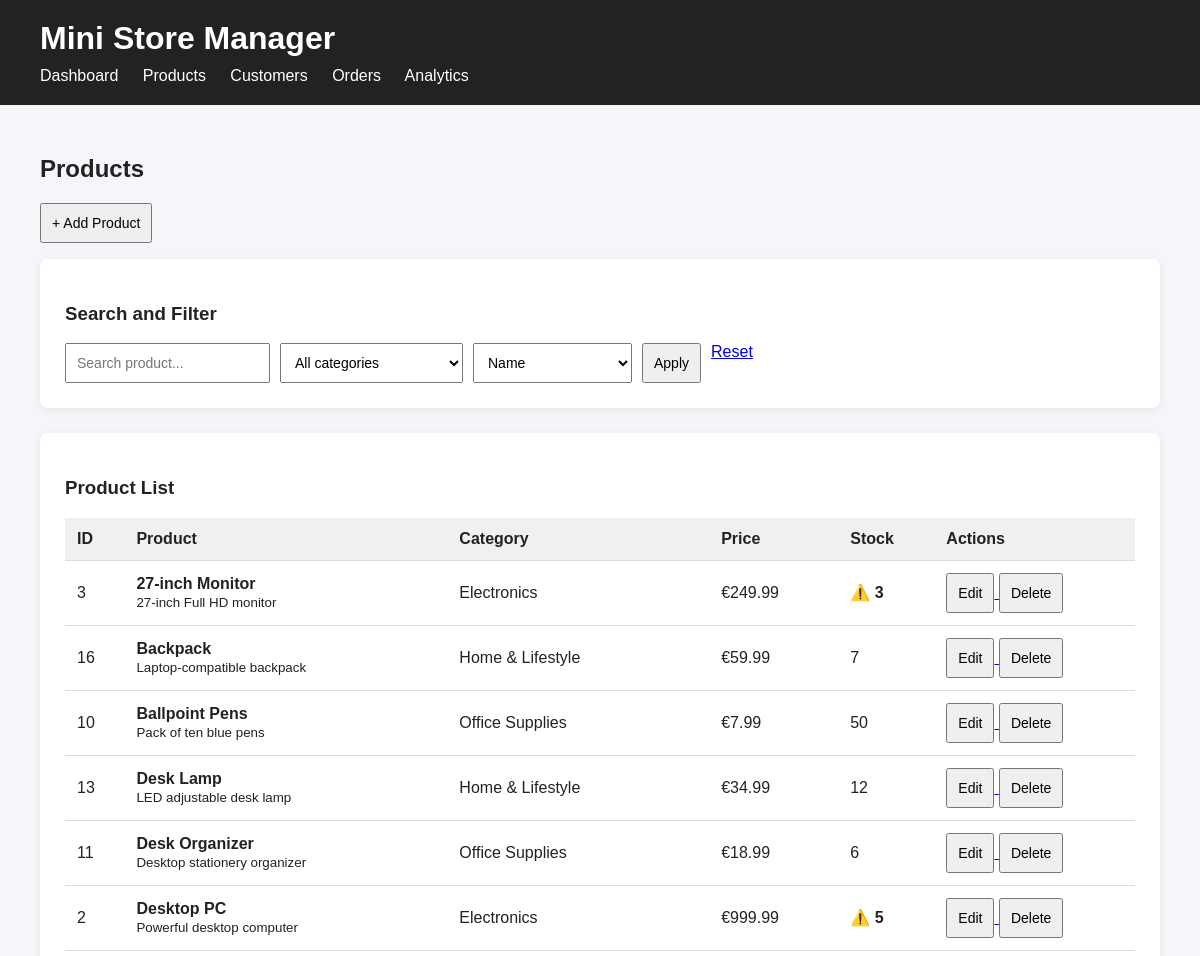
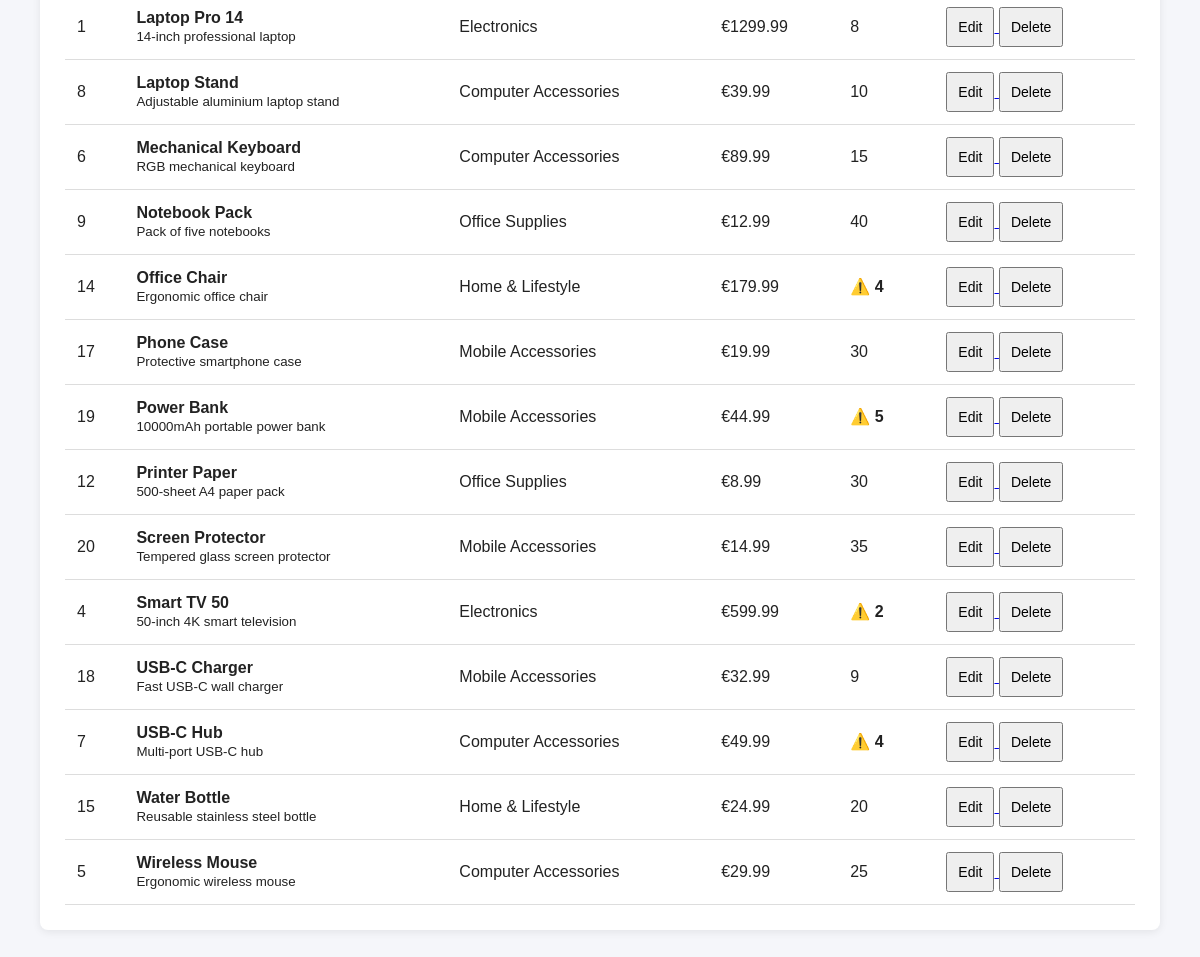
Screenshot of /products/ with the database file from the repository (2 pictures, top to bottom).
### tables this page shows
CREATE TABLE products (
    product_id INTEGER PRIMARY KEY AUTOINCREMENT,
    category_id INTEGER NOT NULL,
    name TEXT NOT NULL,
    description TEXT,
    price REAL NOT NULL CHECK (price >= 0),
    stock INTEGER NOT NULL DEFAULT 0 CHECK (stock >= 0),

    FOREIGN KEY (category_id)
        REFERENCES categories(category_id)
);

CREATE TABLE categories (
    category_id INTEGER PRIMARY KEY AUTOINCREMENT,
    name TEXT NOT NULL UNIQUE
);

### src/routes/products.py (the view)
@products_bp.route("/")
def product_list():
    connection = get_db_connection()
    search = request.args.get("search", "").strip()
    category_id = request.args.get("category_id", "")
    sort = request.args.get("sort", "name")
    query = """
        SELECT
            p.product_id,
            p.name,
            p.description,
            p.price,
            p.stock,
            c.name AS category_name
        FROM products p
        JOIN categories c
            ON p.category_id = c.category_id
        WHERE 1 = 1
    """
    parameters = []
    if search:
        query += " AND p.name LIKE ?"
        parameters.append(f"%{search}%")
    if category_id:
        query += " AND p.category_id = ?"
        parameters.append(category_id)
    allowed_sorts = {
        "name": "p.name ASC",
        "price_asc": "p.price ASC",
        "price_desc": "p.price DESC",
        "stock_asc": "p.stock ASC",
        "stock_desc": "p.stock DESC"
    }
    query += " ORDER BY " + allowed_sorts.get(sort, "p.name ASC")
    products = connection.execute(query, parameters).fetchall()
    categories = connection.execute(
        """
        SELECT category_id, name
        FROM categories
        ORDER BY name
        """
    ).fetchall()
    connection.close()
    return render_template(
        "products.html",
        products=products,
        categories=categories,
        search=search,
        selected_category=category_id,
        selected_sort=sort
    )

### src/database.py (called while the page is built)
def get_db_connection():
    connection = sqlite3.connect(DATABASE_PATH)
    connection.row_factory = sqlite3.Row
    connection.execute("PRAGMA foreign_keys = ON")
    return connection

### src/templates/products.html (shortened to what this page needs)
<!DOCTYPE html>
<html lang="en">
<head>
</head>
<body>
<header>
    <h1>Mini Store Manager</h1>
    <nav>
        <a href="/">Dashboard</a>
        <a href="/products/">Products</a>
        <a href="/customers">Customers</a>
        <a href="/orders">Orders</a>
        <a href="/analytics">Analytics</a>
    </nav>
</header>
<main>
    <h2>Products</h2>
    <p>
        <a href="{{ url_for('products.create_product') }}">
            <button type="button">+ Add Product</button>
        </a>
    </p>
    <div class="section">
        <h3>Search and Filter</h3>
        <form method="GET" action="/products/">
            <div class="filters">
                <input
                    type="text"
                    name="search"
                    placeholder="Search product..."
                    value="{{ search }}"
                >
                <select name="category_id">
                    <option value="">All categories</option>
                </select>
                <select name="sort">
                    <option value="name"
                        {% if selected_sort == "name" %}selected{% endif %}>
                        Name
                    </option>
                </select>
                <button type="submit">
                    Apply
                </button>
                <a href="/products/">
                    Reset
                </a>
            </div>
        </form>
    </div>
    <div class="section">
        <h3>Product List</h3>
        <table>
            <thead>
                <tr>
                    <th>ID</th>
                    <th>Product</th>
                    <th>Category</th>
                    <th>Price</th>
                    <th>Stock</th>
                    <th>Actions</th>
                </tr>
            </thead>
            <tbody>
                {% for product in products %}
                <tr>
                    <td>
                        {{ product["product_id"] }}
                    </td>
                    <td>
                        <strong>{{ product["name"] }}</strong>
                        {% if product["description"] %}
                            <br>
                            <small>
                                {{ product["description"] }}
                            </small>
                        {% endif %}
                    </td>
                    <td>
                        {{ product["category_name"] }}
                    </td>
                    <td>
                        €{{ "%.2f"|format(product["price"]) }}
                    </td>
                    <td>
                        {% if product["stock"] <= 5 %}
                            <span class="low-stock">
                                ⚠️ {{ product["stock"] }}
                            </span>
                        {% else %}
                            {{ product["stock"] }}
                        {% endif %}
                    </td>
                    <td>
                        <a href="{{ url_for('products.edit_product', product_id=product.product_id) }}">
                            <button type="button">Edit</button>
                        </a>
                        <form
    method="POST"
    action="{{ url_for('products.delete_product', product_id=product.product_id) }}"
    style="display: inline;"
    onsubmit="return confirm('Are you sure you want to delete this product?');"
>
    <button type="submit">Delete</button>
</form>
                    </td>
                </tr>
                {% else %}
                <tr>
                    <td colspan="6" class="empty">
                        No products found.
                    </td>
                </tr>
                {% endfor %}
            </tbody>
        </table>
    </div>
</main>
</body>
</html>

### src/templates/products.html (style rules this page uses)
body { font-family: Arial, sans-serif; margin: 0; background: #f5f6fa; color: #222; }
header { background: #222; color: white; padding: 20px 40px; }
header h1 { margin: 0; }
nav { margin-top: 10px; }
nav a { color: white; text-decoration: none; margin-right: 20px; }
main { padding: 30px 40px; }
.section { background: white; padding: 25px; margin-bottom: 25px; border-radius: 8px; box-shadow: 0 2px 8px rgba(0,0,0,0.08); }
.filters { display: flex; gap: 10px; flex-wrap: wrap; }
input, select, button { padding: 10px; font-size: 14px; }
button { cursor: pointer; }
table { width: 100%; border-collapse: collapse; }
th, td { text-align: left; padding: 12px; border-bottom: 1px solid #ddd; }
th { background: #f0f0f0; }
.low-stock { font-weight: bold; }

### rows the page displays
products: product_id "3", name "27-inch Monitor", description "27-inch Full HD monitor", category_name "Electronics", price "249.99", stock "3"
products: product_id "16", name "Backpack", description "Laptop-compatible backpack", category_name "Home & Lifestyle", price "59.99", stock "7"
products: product_id "10", name "Ballpoint Pens", description "Pack of ten blue pens", category_name "Office Supplies", price "7.99", stock "50"
products: product_id "13", name "Desk Lamp", description "LED adjustable desk lamp", category_name "Home & Lifestyle", price "34.99", stock "12"
products: product_id "11", name "Desk Organizer", description "Desktop stationery organizer", category_name "Office Supplies", price "18.99", stock "6"
products: product_id "2", name "Desktop PC", description "Powerful desktop computer", category_name "Electronics", price "999.99", stock "5"
products: product_id "1", name "Laptop Pro 14", description "14-inch professional laptop", category_name "Electronics", price "1299.99", stock "8"
products: product_id "8", name "Laptop Stand", description "Adjustable aluminium laptop stand", category_name "Computer Accessories", price "39.99", stock "10"
products: product_id "6", name "Mechanical Keyboard", description "RGB mechanical keyboard", category_name "Computer Accessories", price "89.99", stock "15"
products: product_id "9", name "Notebook Pack", description "Pack of five notebooks", category_name "Office Supplies", price "12.99", stock "40"
products: product_id "14", name "Office Chair", description "Ergonomic office chair", category_name "Home & Lifestyle", price "179.99", stock "4"
products: product_id "17", name "Phone Case", description "Protective smartphone case", category_name "Mobile Accessories", price "19.99", stock "30"
products: product_id "19", name "Power Bank", description "10000mAh portable power bank", category_name "Mobile Accessories", price "44.99", stock "5"
products: product_id "12", name "Printer Paper", description "500-sheet A4 paper pack", category_name "Office Supplies", price "8.99", stock "30"
products: product_id "20", name "Screen Protector", description "Tempered glass screen protector", category_name "Mobile Accessories", price "14.99", stock "35"
products: product_id "4", name "Smart TV 50", description "50-inch 4K smart television", category_name "Electronics", price "599.99", stock "2"
products: product_id "18", name "USB-C Charger", description "Fast USB-C wall charger", category_name "Mobile Accessories", price "32.99", stock "9"
products: product_id "7", name "USB-C Hub", description "Multi-port USB-C hub", category_name "Computer Accessories", price "49.99", stock "4"
products: product_id "15", name "Water Bottle", description "Reusable stainless steel bottle", category_name "Home & Lifestyle", price "24.99", stock "20"
products: product_id "5", name "Wireless Mouse", description "Ergonomic wireless mouse", category_name "Computer Accessories", price "29.99", stock "25"
